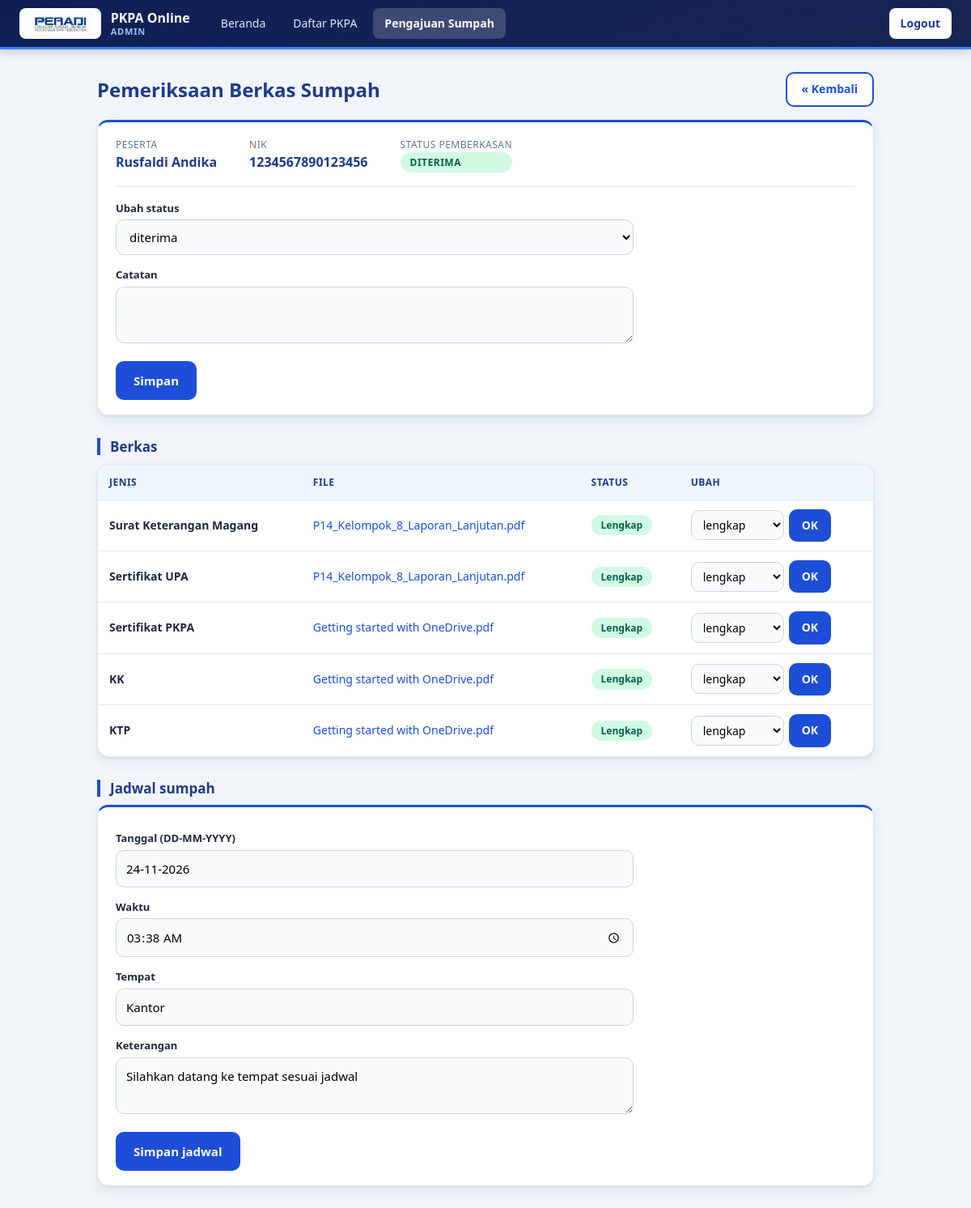
The app's page /index.php?c=adminsumpah&a=detail&id=6 (signed in) with its own data.
### tables this page shows
CREATE TABLE `pengajuan_sumpah` (
  `id_pengajuan_sumpah` int NOT NULL AUTO_INCREMENT,
  `id_peserta` int NOT NULL,
  `tanggal_pengajuan` datetime DEFAULT CURRENT_TIMESTAMP,
  `status_pemberkasan` enum('menunggu','diperiksa','perbaikan','dikirim','diterima','ditolak') NOT NULL DEFAULT 'menunggu',
  `catatan` text,
  `verified_by` int DEFAULT NULL,
  `verified_at` datetime DEFAULT NULL,
  PRIMARY KEY (`id_pengajuan_sumpah`),
  KEY `fk_pengajuan_sumpah_peserta` (`id_peserta`),
  KEY `fk_pengajuan_sumpah_verifikator` (`verified_by`),
  CONSTRAINT `fk_pengajuan_sumpah_peserta` FOREIGN KEY (`id_peserta`) REFERENCES `peserta` (`id_peserta`) ON DELETE CASCADE ON UPDATE CASCADE,
  CONSTRAINT `fk_pengajuan_sumpah_verifikator` FOREIGN KEY (`verified_by`) REFERENCES `users` (`id_user`) ON DELETE SET NULL ON UPDATE CASCADE
);

CREATE TABLE `peserta` (
  `id_peserta` int NOT NULL AUTO_INCREMENT,
  `id_user` int NOT NULL,
  `nama_lengkap` varchar(150) NOT NULL,
  `nik` varchar(20) NOT NULL,
  `tempat_lahir` varchar(100) NOT NULL,
  `tanggal_lahir` date NOT NULL,
  `alamat` text NOT NULL,
  `no_telepon` varchar(20) NOT NULL,
  `email` varchar(100) NOT NULL,
  `perguruan_tinggi` varchar(150) NOT NULL,
  `nomor_ijazah` varchar(100) NOT NULL,
  `pas_foto` varchar(255) DEFAULT NULL,
  `created_at` datetime DEFAULT CURRENT_TIMESTAMP,
  PRIMARY KEY (`id_peserta`),
  UNIQUE KEY `uq_peserta_user` (`id_user`),
  UNIQUE KEY `uq_peserta_nik` (`nik`),
  CONSTRAINT `fk_peserta_user` FOREIGN KEY (`id_user`) REFERENCES `users` (`id_user`) ON DELETE CASCADE ON UPDATE CASCADE
);

CREATE TABLE `dokumen_sumpah` (
  `id_dokumen_sumpah` int NOT NULL AUTO_INCREMENT,
  `id_pengajuan_sumpah` int NOT NULL,
  `jenis_dokumen` varchar(100) NOT NULL,
  `nama_file` varchar(255) NOT NULL,
  `file_path` varchar(255) NOT NULL,
  `tanggal_upload` datetime DEFAULT CURRENT_TIMESTAMP,
  `status_verifikasi` enum('menunggu','lengkap','revisi','ditolak') NOT NULL DEFAULT 'menunggu',
  `catatan` text,
  `verified_by` int DEFAULT NULL,
  `verified_at` datetime DEFAULT NULL,
  PRIMARY KEY (`id_dokumen_sumpah`),
  KEY `fk_dokumen_sumpah_pengajuan` (`id_pengajuan_sumpah`),
  KEY `fk_dokumen_sumpah_verifikator` (`verified_by`),
  CONSTRAINT `fk_dokumen_sumpah_pengajuan` FOREIGN KEY (`id_pengajuan_sumpah`) REFERENCES `pengajuan_sumpah` (`id_pengajuan_sumpah`) ON DELETE CASCADE ON UPDATE CASCADE,
  CONSTRAINT `fk_dokumen_sumpah_verifikator` FOREIGN KEY (`verified_by`) REFERENCES `users` (`id_user`) ON DELETE SET NULL ON UPDATE CASCADE
);

CREATE TABLE `jadwal_sumpah` (
  `id_jadwal_sumpah` int NOT NULL AUTO_INCREMENT,
  `id_pengajuan_sumpah` int NOT NULL,
  `tanggal_sumpah` date NOT NULL,
  `waktu_sumpah` time NOT NULL,
  `tempat_sumpah` varchar(255) NOT NULL,
  `keterangan` text,
  PRIMARY KEY (`id_jadwal_sumpah`),
  KEY `fk_jadwal_sumpah_pengajuan` (`id_pengajuan_sumpah`),
  CONSTRAINT `fk_jadwal_sumpah_pengajuan` FOREIGN KEY (`id_pengajuan_sumpah`) REFERENCES `pengajuan_sumpah` (`id_pengajuan_sumpah`) ON DELETE CASCADE ON UPDATE CASCADE
);

### app/controllers/Controller.php (called while the page is built)
<?php
abstract class Controller {
    protected function render(string $view, array $data = [], string $layout = 'layout'): void {
        extract($data);
        require __DIR__ . "/../views/$layout/header.php";
        require __DIR__ . "/../views/$view.php";
        require __DIR__ . "/../views/$layout/footer.php";
    }
}

### app/controllers/AdminBaseController.php (called while the page is built, shortened)
<?php
require_once __DIR__ . '/Controller.php';
abstract class AdminBaseController extends Controller {
    protected function renderAdmin(string $view, array $data = []): void {
        $this->render("admin/$view", $data, 'admin/layout');
    }
}

### app/controllers/AdminSumpahController.php (called while the page is built, shortened)
<?php
require_once __DIR__ . '/AdminBaseController.php';
require_once __DIR__ . '/../models/PengajuanSumpah.php';
class AdminSumpahController extends AdminBaseController {
    private function opsiPengajuan(): array {
        return Ref::opsi(
            'pengajuan_sumpah',
            'status_pemberkasan',
            ['menunggu', 'diperiksa', 'perbaikan', 'dikirim', 'diterima', 'ditolak']
        );
    }
    private function opsiDokumen(): array {
        $c = Ref::statusCol('dokumen_sumpah');
        return $c
            ? Ref::opsi('dokumen_sumpah', $c, ['menunggu', 'lengkap', 'revisi', 'ditolak'])
            : [];
    }
    public function detail(): void {
        $id = (int)($_GET['id'] ?? 0);
        $s = PengajuanSumpah::find($id);
        $this->renderAdmin('sumpah_detail', [
            's' => $s,
            'dokumen' => DokumenSumpah::byPengajuan($id),
            'jadwal' => JadwalSumpah::byPengajuan($id),
            'opsiPengajuan' => $this->opsiPengajuan(),
            'opsiDokumen' => $this->opsiDokumen(),
            'statusCol' => Ref::statusCol('dokumen_sumpah'),
        ]);
    }
}

### index.php (called while the page is built, shortened)
<?php
require_once __DIR__ . '/config/database.php';
require_once __DIR__ . '/app/helpers/functions.php';
$a = $_GET['a'] ?? 'login';
$controller = new $nama();
$controller->$a();

### config/database.php (called while the page is built)
<?php
function getDB(): PDO {
    static $pdo = null;
    if ($pdo === null) {
        $pdo = new PDO(
            'mysql:host=localhost;dbname=db_pkpa_peradi;charset=utf8mb4',
            'root',
            '',
            [
                PDO::ATTR_ERRMODE => PDO::ERRMODE_EXCEPTION,
                PDO::ATTR_DEFAULT_FETCH_MODE => PDO::FETCH_ASSOC,
            ]
        );
    }
    return $pdo;
}

### app/models/PengajuanSumpah.php (called while the page is built, shortened)
<?php
class PengajuanSumpah {
    public static function find(int $id): ?array {
        $st = getDB()->prepare(
            'SELECT s.*, p.nama_lengkap, p.nik FROM pengajuan_sumpah s
             JOIN peserta p ON p.id_peserta = s.id_peserta WHERE s.id_pengajuan_sumpah = ?'
        );
        $st->execute([$id]);
        $r = $st->fetch();
        return $r ?: null;
    }
}

### app/models/DokumenSumpah.php (called while the page is built, shortened)
<?php
class DokumenSumpah {
    public static function byPengajuan(int $id): array {
        $st = getDB()->prepare(
            'SELECT * FROM dokumen_sumpah
             WHERE id_pengajuan_sumpah = ?
             ORDER BY id_dokumen_sumpah DESC'
        );
        $st->execute([$id]);
        return $st->fetchAll();
    }
}

### app/models/JadwalSumpah.php (called while the page is built, shortened)
<?php
class JadwalSumpah {
    public static function byPengajuan(int $id): ?array {
        $st = getDB()->prepare('SELECT * FROM jadwal_sumpah WHERE id_pengajuan_sumpah = ? LIMIT 1');
        $st->execute([$id]);
        $r = $st->fetch();
        return $r ?: null;
    }
}

### app/views/admin/sumpah_detail.php (the view, shortened to what this page needs)
<div class="halaman-judul">
    <h2>Pemeriksaan Berkas Sumpah</h2>
    <a class="btn btn-garis btn-kecil" href="index.php?c=adminsumpah&a=index">&laquo; Kembali</a>
</div>
<div class="kartu">
    <div class="info-peserta">
        <div><span>Peserta</span><strong><?= e($s['nama_lengkap']) ?></strong></div>
        <div><span>NIK</span><strong><?= e($s['nik']) ?></strong></div>
        <div><span>Status pemberkasan</span><?= badge($s['status_pemberkasan']) ?></div>
    </div>
    <form method="post" action="index.php?c=adminsumpah&a=status" class="form-biodata form-lebar">
        <label>Ubah status</label>
        <select name="status">
            <?php foreach ($opsiPengajuan as $o): ?>
                <option <?= $o === $s['status_pemberkasan'] ? 'selected' : '' ?>><?= e($o) ?></option>
            <?php endforeach; ?>
        </select>
        <label>Catatan</label>
        <textarea name="catatan" rows="2"><?= e($s['catatan'] ?? '') ?></textarea>
        <button type="submit">Simpan</button>
    </form>
</div>
<h3 class="sub-judul">Berkas</h3>
<table class="tabel">
    <tr><th>Jenis</th><th>File</th><th>Status</th><th>Ubah</th></tr>
    <?php foreach ($dokumen as $x): $st = $statusCol ? ($x[$statusCol] ?? '') : ''; ?>
    <tr>
        <td><strong><?= e($x['jenis_dokumen']) ?></strong></td>
        <td><a href="public/<?= e($x['file_path']) ?>" target="_blank"><?= e($x['nama_file']) ?></a></td>
        <td><?= badge($st) ?></td>
        <td>
            <?php if ($opsiDokumen): ?>
            <form method="post" action="index.php?c=adminsumpah&a=dokumen" class="inline">
                <select name="status">
                    <?php foreach ($opsiDokumen as $o): ?>
                        <option <?= $o === $st ? 'selected' : '' ?>><?= e($o) ?></option>
                    <?php endforeach; ?>
                </select>
                <button type="submit">OK</button>
            </form>
            <?php endif; ?>
        </td>
    </tr>
    <?php endforeach; ?>
</table>
<h3 class="sub-judul">Jadwal sumpah</h3>
<div class="kartu">
    <form method="post" action="index.php?c=adminsumpah&a=jadwal" class="form-biodata form-lebar">
        <label>Tanggal (DD-MM-YYYY)</label>
        <input type="text" name="tanggal"
            value="<?= !empty($jadwal['tanggal_sumpah']) ? date('d-m-Y', strtotime($jadwal['tanggal_sumpah'])) : '' ?>"
            placeholder="Contoh: 24-11-2026"
            pattern="\d{2}-\d{2}-\d{4}"
            title="Gunakan format tanggal DD-MM-YYYY"
            required>
        <label>Waktu</label>
        <input type="time" name="waktu" value="<?= e(isset($jadwal['waktu_sumpah']) ? substr($jadwal['waktu_sumpah'], 0, 5) : '') ?>" required>
        <label>Tempat</label>
        <input type="text" name="tempat" value="<?= e($jadwal['tempat_sumpah'] ?? '') ?>" required>
        <label>Keterangan</label>
        <textarea name="keterangan" rows="2"><?= e($jadwal['keterangan'] ?? '') ?></textarea>
        <button type="submit">Simpan jadwal</button>
    </form>
</div>

### app/views/admin/layout/header.php (shortened to what this page needs)
<?php $cAktif = $_GET['c'] ?? 'admin'; ?>
<!DOCTYPE html>
<html lang="id">
<head>
    <link rel="stylesheet" href="public/css/style.css?v=<?= filemtime(__DIR__ . '/../../../../public/css/style.css') ?>"></head>
<body>
<nav class="menu">
    <a href="index.php" class="brand">
        <img class="logo" src="public/img/logo-peradi.png" alt="PERADI" onerror="this.style.display='none'">
        <span class="brand-teks">PKPA Online <small>Admin</small></span>
    </a>
    <a href="index.php?c=admin&a=dashboard" class="<?= $cAktif === 'admin' ? 'aktif' : '' ?>">Beranda</a>
    <a href="index.php?c=adminpendaftaran&a=index" class="<?= $cAktif === 'adminpendaftaran' ? 'aktif' : '' ?>">Daftar PKPA</a>
    <a href="index.php?c=adminsumpah&a=index" class="<?= $cAktif === 'adminsumpah' ? 'aktif' : '' ?>">Pengajuan Sumpah</a>
    <a class="keluar" href="index.php?c=auth&a=logout">Logout</a>
</nav>
<main class="konten">

### app/helpers/functions.php (shortened to what this page needs)
<?php
function e($s): string {
    return htmlspecialchars((string)$s, ENT_QUOTES, 'UTF-8');
}
function badge(?string $s): string {
    $s = (string)$s;
    return $s === '' ? '-' : '<span class="badge ' . e($s) . '">' . e($s) . '</span>';
}

### app/views/admin/layout/footer.php
</main>
</body>
</html>

### public/css/style.css (style rules this page uses)
:root { --primer: #1d4ed8; --navy: #1e3a8a; --muda: #eff6ff; --biru-muda: #dbeafe; --teks: #1e293b; --redup: #64748b; --garis: #e2e8f0; --latar: #f1f5f9; --radius: 14px; --bayang: 0 1px 3px rgba(15,23,42,.08), 0 6px 16px rgba(30,58,138,.08); }
* { box-sizing: border-box; }
body { font-family: "Segoe UI", system-ui, Roboto, Arial, sans-serif; margin: 0; background: var(--latar); color: var(--teks); line-height: 1.6; font-size: 15px; }
h1, h2, h3 { color: var(--navy); margin: 0 0 12px; line-height: 1.25; }
h2 { font-size: 24px; }
h3 { font-size: 17px; margin-top: 24px; }
a { color: var(--primer); text-decoration: none; }
main.konten { max-width: 1000px; margin: 28px auto; padding: 0 20px; }
.btn, button { background: var(--primer); color: #fff; padding: 10px 20px; border: 2px solid var(--primer); border-radius: 10px; font: inherit; font-weight: 600; cursor: pointer; display: inline-block; text-decoration: none; transition: .15s; }
.btn-garis { background: #fff; color: var(--primer); }
.btn-kecil { padding: 8px 18px; font-size: 14px; }
nav.menu { display: flex; flex-wrap: wrap; align-items: center; gap: 4px 6px; padding: 10px 24px; background: linear-gradient(160deg, #0f1f55 0%, #172554 100%); border-bottom: 3px solid #3b82f6; position: sticky; top: 0; z-index: 10; box-shadow: 0 2px 12px rgba(15,31,85,.25); }
nav.menu .logo { height: 38px; width: auto; display: block; margin: 0; background: #fff; padding: 4px 10px; border-radius: 8px; }
nav.menu a { color: #dbeafe; padding: 8px 14px; border-radius: 8px; font-size: 14px; font-weight: 500; }
nav.menu a.aktif { background: rgba(255,255,255,.18); color: #fff; font-weight: 600; }
nav.menu a.brand, nav.menu a.brand:hover { padding: 0; background: none; display: flex; align-items: center; gap: 12px; margin-right: 18px; }
nav.menu a.keluar { margin-left: auto; background: #fff; color: var(--navy); font-weight: 600; }
.brand-teks { color: #fff; font-weight: 700; font-size: 16px; line-height: 1.2; }
.brand-teks small { display: block; font-size: 11px; font-weight: 600; letter-spacing: .8px; text-transform: uppercase; color: #93c5fd; }
.kartu { background: #fff; border: 1px solid var(--garis); border-top: 3px solid var(--primer); border-radius: var(--radius); padding: 18px 22px; margin-bottom: 18px; box-shadow: var(--bayang); }
input, select, textarea { padding: 10px 12px; border: 1px solid #cbd5e1; border-radius: 10px; font: inherit; background: #f8fafc; }
.form-biodata { display: flex; flex-direction: column; gap: 4px; max-width: 540px; }
.form-biodata label { margin-top: 10px; font-weight: 600; font-size: 13px; }
.form-biodata button { margin-top: 18px; align-self: flex-start; }
.form-lebar { max-width: 640px; }
.form-lebar input, .form-lebar select, .form-lebar textarea { width: 100%; }
form.inline { display: flex; flex-wrap: wrap; gap: 6px; align-items: center; }
form.inline button { padding: 7px 14px; }
.tabel { border-collapse: separate; border-spacing: 0; width: 100%; margin: 12px 0; background: #fff; font-size: 14px; border: 1px solid var(--garis); border-radius: var(--radius); overflow: hidden; box-shadow: var(--bayang); }
.tabel th, .tabel td { padding: 11px 14px; text-align: left; vertical-align: middle; border-bottom: 1px solid var(--garis); }
.tabel th { background: var(--muda); color: var(--navy); font-size: 12px; text-transform: uppercase; letter-spacing: .5px; }
.tabel tr:last-child td { border-bottom: 0; }
.tabel form.inline select { padding: 7px 10px; }
.badge { display: inline-block; padding: 3px 12px; border-radius: 999px; font-size: 12px; font-weight: 700; background: #e2e8f0; color: #334155; text-transform: capitalize; }
.badge.diterima, .badge.diverifikasi, .badge.lengkap { background: #d1fae5; color: #065f46; }
.halaman-judul { display: flex; align-items: center; justify-content: space-between; gap: 12px; margin-bottom: 16px; }
.halaman-judul h2 { margin: 0; }
.sub-judul { margin: 28px 0 10px; padding-left: 12px; border-left: 4px solid var(--primer); }
.info-peserta { display: flex; flex-wrap: wrap; gap: 14px 40px; padding-bottom: 16px; margin-bottom: 6px; border-bottom: 1px solid var(--garis); }
.info-peserta span { display: block; font-size: 12px; color: var(--redup); text-transform: uppercase; letter-spacing: .5px; }
.info-peserta strong { font-size: 16px; color: var(--navy); }

### records on screen
pengajuan_sumpah: id_peserta.nama_lengkap "Rusfaldi Andika", id_peserta.nik "1234567890123456", status_pemberkasan "DITERIMA"
dokumen_sumpah: jenis_dokumen "Surat Keterangan Magang", nama_file "P14_Kelompok_8_Laporan_Lanjutan.pdf", status_verifikasi "Lengkap"
dokumen_sumpah: jenis_dokumen "Sertifikat UPA", nama_file "P14_Kelompok_8_Laporan_Lanjutan.pdf", status_verifikasi "Lengkap"
dokumen_sumpah: jenis_dokumen "Sertifikat PKPA", nama_file "Getting started with OneDrive.pdf", status_verifikasi "Lengkap"
dokumen_sumpah: jenis_dokumen "KK", nama_file "Getting started with OneDrive.pdf", status_verifikasi "Lengkap"
dokumen_sumpah: jenis_dokumen "KTP", nama_file "Getting started with OneDrive.pdf", status_verifikasi "Lengkap"
jadwal_sumpah: tanggal "24-11-2026", waktu "03:38", tempat "Kantor", keterangan "Silahkan datang ke tempat sesuai jadwal"

### other values on screen
form field status "diterima"
form field status "lengkap"
